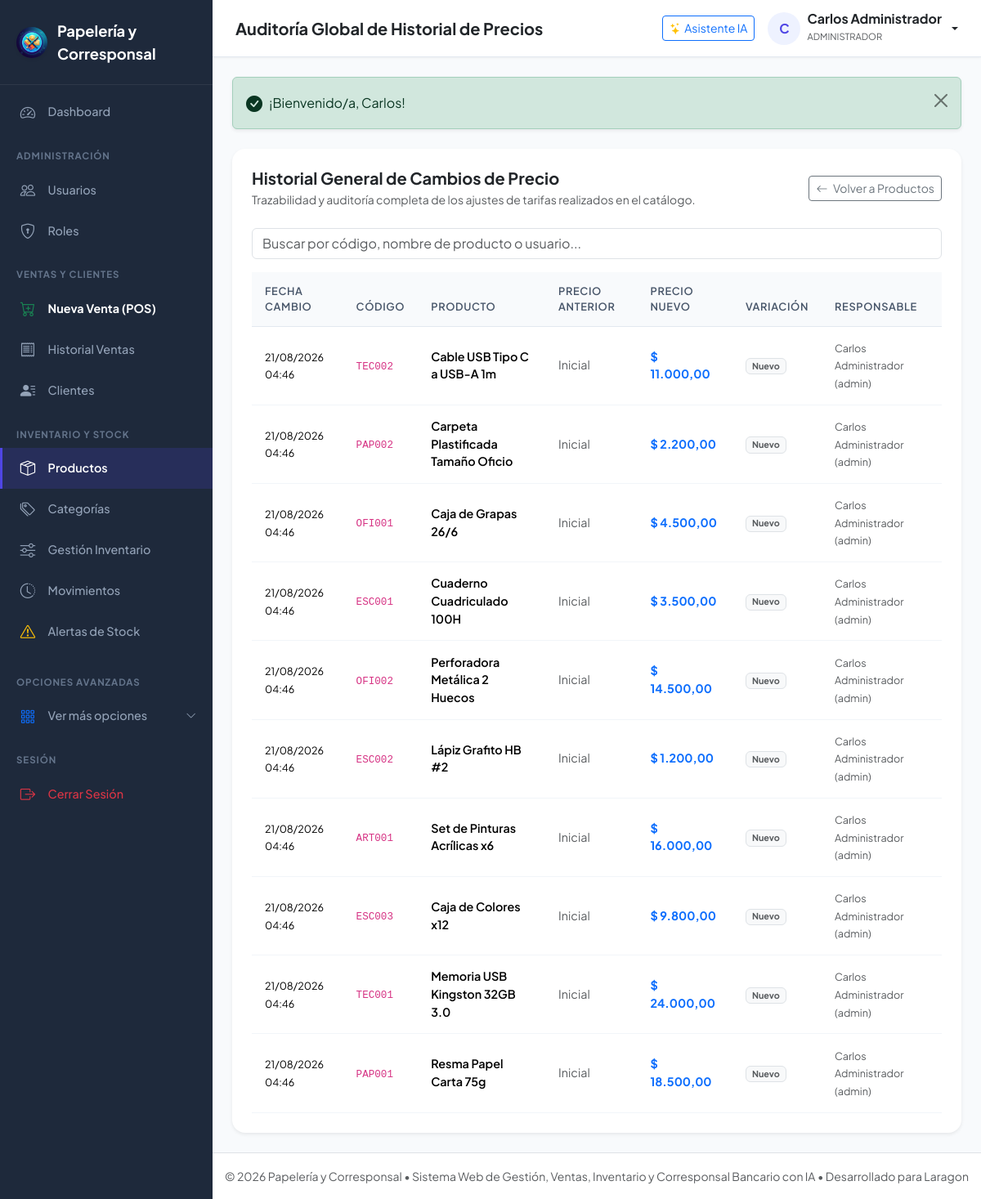
The page /Public/productos/historial-precios (signed in) on the database its author committed.
### tables this page shows
CREATE TABLE IF NOT EXISTS `historial_precio` (
    `id_historial_precio` INT AUTO_INCREMENT PRIMARY KEY,
    `id_producto` INT NOT NULL,
    `id_usuario` INT NOT NULL,
    `precio_anterior` DECIMAL(12,2) NULL,
    `precio_nuevo` DECIMAL(12,2) NOT NULL,
    `fecha_cambio` DATETIME NOT NULL DEFAULT CURRENT_TIMESTAMP,
    CONSTRAINT `fk_historial_producto` FOREIGN KEY (`id_producto`) REFERENCES `producto`(`id_producto`) ON UPDATE CASCADE,
    CONSTRAINT `fk_historial_usuario` FOREIGN KEY (`id_usuario`) REFERENCES `usuario`(`id_usuario`) ON UPDATE CASCADE
);

CREATE TABLE IF NOT EXISTS `producto` (
    `id_producto` INT AUTO_INCREMENT PRIMARY KEY,
    `id_categoria` INT NOT NULL,
    `codigo` VARCHAR(50) NOT NULL UNIQUE,
    `nombre` VARCHAR(150) NOT NULL,
    `descripcion` VARCHAR(255) NULL,
    `precio` DECIMAL(12,2) NOT NULL,
    `stock_actual` INT NOT NULL DEFAULT 0,
    `stock_minimo` INT NOT NULL DEFAULT 0,
    `estado` ENUM('ACTIVO','INACTIVO') NOT NULL DEFAULT 'ACTIVO',
    `fecha_registro` DATETIME NOT NULL DEFAULT CURRENT_TIMESTAMP,
    `fecha_actualizacion` DATETIME NULL,
    CONSTRAINT `fk_producto_categoria` FOREIGN KEY (`id_categoria`) REFERENCES `categoria`(`id_categoria`) ON UPDATE CASCADE
);

CREATE TABLE IF NOT EXISTS `usuario` (
    `id_usuario` INT AUTO_INCREMENT PRIMARY KEY,
    `id_rol` INT NOT NULL,
    `nombre` VARCHAR(100) NOT NULL,
    `apellido` VARCHAR(100) NOT NULL,
    `documento` VARCHAR(30) NOT NULL UNIQUE,
    `telefono` VARCHAR(20) NULL,
    `correo` VARCHAR(150) UNIQUE,
    `nombre_usuario` VARCHAR(50) NOT NULL UNIQUE,
    `contrasena` VARCHAR(255) NOT NULL,
    `estado` ENUM('ACTIVO','INACTIVO') NOT NULL DEFAULT 'ACTIVO',
    `fecha_registro` DATETIME NOT NULL DEFAULT CURRENT_TIMESTAMP,
    `ultimo_acceso` DATETIME NULL,
    CONSTRAINT `fk_usuario_rol` FOREIGN KEY (`id_rol`) REFERENCES `rol`(`id_rol`) ON UPDATE CASCADE
);

### Controllers/HistorialPrecioController.php (called while the page is built, shortened)
<?php
require_once __DIR__ . '/../Models/HistorialPrecio.php';
class HistorialPrecioController {
    private HistorialPrecio $historialPrecioModel;
    public function __construct() {
        $this->historialPrecioModel = new HistorialPrecio();
    }
    public function index(): void {
        $historial = $this->historialPrecioModel->getAll(200);
        require_once VIEWS_PATH . '/Productos/historial_precios.php';
    }
}

### Public/index.php (called while the page is built, shortened)
<?php
require_once __DIR__ . '/../Config/config.php';
Router::resolve();

### Config/config.php (called while the page is built, shortened)
<?php
function env($key, $default = null) {
    $value = getenv($key);
    return $value;
}
function url($path = '') {
    $path = ltrim($path, '/');
    return BASE_URL . ($path ? '/' . $path : '');
}
function formatMoney($amount) {
    return '$ ' . number_format((float)$amount, 2, ',', '.');
}
function sanitize($data) {
    return htmlspecialchars(trim((string)$data), ENT_QUOTES, 'UTF-8');
}

### Config/database.php (called while the page is built, shortened)
<?php
require_once __DIR__ . '/config.php';
class Database {
    private static ?PDO $instance = null;
    public static function getConnection(): PDO {
        if (self::$instance === null) {
            $host = env('DB_HOST', '127.0.0.1');
            $port = env('DB_PORT', '3306');
            $dbName = env('DB_DATABASE', 'papeleria_corresponsal');
            $username = env('DB_USERNAME', 'root');
            $password = env('DB_PASSWORD', '');
            $dsn = "mysql:host={$host};port={$port};dbname={$dbName};charset=utf8mb4";
            $options = [
                PDO::ATTR_ERRMODE            => PDO::ERRMODE_EXCEPTION,
                PDO::ATTR_DEFAULT_FETCH_MODE => PDO::FETCH_ASSOC,
                PDO::ATTR_EMULATE_PREPARES   => false,
                PDO::MYSQL_ATTR_INIT_COMMAND => "SET NAMES utf8mb4 COLLATE utf8mb4_unicode_ci"
            ];
            try {
                self::$instance = new PDO($dsn, $username, $password, $options);
            } catch (PDOException $e) {
                try {
                    $dsnNoDb = "mysql:host={$host};port={$port};charset=utf8mb4";
                    return new PDO($dsnNoDb, $username, $password, $options);
                } catch (PDOException $ex) {
                    die("Error crítico de conexión a la base de datos en Laragon: " . $ex->getMessage());
                }
            }
        }
        return self::$instance;
    }
}

### models/HistorialPrecio.php (called while the page is built, shortened)
<?php
require_once __DIR__ . '/../Config/database.php';
class HistorialPrecio {
    private PDO $db;
    public function __construct() {
        $this->db = Database::getConnection();
    }
    public function getAll(int $limit = 100): array {
        $sql = "SELECT hp.*, p.codigo AS producto_codigo, p.nombre AS producto_nombre,
                       u.nombre_usuario, u.nombre AS usuario_nombre, u.apellido AS usuario_apellido
                FROM historial_precio hp
                JOIN producto p ON hp.id_producto = p.id_producto
                JOIN usuario u ON hp.id_usuario = u.id_usuario
                ORDER BY hp.fecha_cambio DESC
                LIMIT :limit";
        $stmt = $this->db->prepare($sql);
        $stmt->bindValue(':limit', $limit, PDO::PARAM_INT);
        $stmt->execute();
        return $stmt->fetchAll();
    }
}

### Views/Productos/historial_precios.php (the view, shortened to what this page needs)
<?php
require_once VIEWS_PATH . '/Layouts/header.php';
?>
<div class="card shadow-sm border-0 rounded-4 p-4">
    <div class="d-flex flex-column flex-sm-row justify-content-between align-items-sm-center gap-3 mb-4">
        <div>
            <h5 class="fw-bold mb-1">Historial General de Cambios de Precio</h5>
            <p class="text-muted small mb-0">Trazabilidad y auditoría completa de los ajustes de tarifas realizados en el catálogo.</p>
        </div>
        <a href="<?= url('productos') ?>" class="btn btn-outline-secondary btn-sm">
            <i class="bi bi-arrow-left me-1"></i> Volver a Productos
        </a>
    </div>
    <div class="mb-3">
        <input type="text" class="form-control table-search-input" data-table="tabla-historial-precios" placeholder="Buscar por código, nombre de producto o usuario...">
    </div>
    <div class="table-responsive">
        <table class="table table-custom mb-0" id="tabla-historial-precios">
            <thead>
                <tr>
                    <th>Fecha Cambio</th>
                    <th>Código</th>
                    <th>Producto</th>
                    <th>Precio Anterior</th>
                    <th>Precio Nuevo</th>
                    <th>Variación</th>
                    <th>Responsable</th>
                </tr>
            </thead>
            <tbody>
                <?php if (empty($historial)): ?>
                    <tr><td colspan="7" class="text-center text-muted py-4">No hay modificaciones de precios registradas.</td></tr>
                <?php else: ?>
                    <?php foreach ($historial as $h):
                        $diff = ($h['precio_anterior'] !== null) ? ($h['precio_nuevo'] - $h['precio_anterior']) : 0;
                    ?>
                        <tr>
                            <td><small><?= date('d/m/Y H:i', strtotime($h['fecha_cambio'])) ?></small></td>
                            <td><code><?= sanitize($h['producto_codigo']) ?></code></td>
                            <td class="fw-semibold"><?= sanitize($h['producto_nombre']) ?></td>
                            <td><?= $h['precio_anterior'] !== null ? formatMoney($h['precio_anterior']) : '<span class="text-muted">Inicial</span>' ?></td>
                            <td class="fw-bold text-primary"><?= formatMoney($h['precio_nuevo']) ?></td>
                            <td>
                                <?php if ($h['precio_anterior'] === null): ?>
                                    <span class="badge bg-light text-muted border">Nuevo</span>
                                <?php elseif ($diff > 0): ?>
                                    <span class="badge bg-success-subtle text-success border border-success-subtle">+<?= formatMoney($diff) ?></span>
                                <?php elseif ($diff < 0): ?>
                                    <span class="badge bg-danger-subtle text-danger border border-danger-subtle"><?= formatMoney($diff) ?></span>
                                <?php else: ?>
                                    <span class="badge bg-light text-muted">Sin cambio</span>
                                <?php endif; ?>
                            </td>
                            <td><small class="text-muted"><?= sanitize($h['usuario_nombre'] . ' ' . $h['usuario_apellido']) ?> (<?= sanitize($h['nombre_usuario']) ?>)</small></td>
                        </tr>
                    <?php endforeach; ?>
                <?php endif; ?>
            </tbody>
        </table>
    </div>
</div>
<?php require_once VIEWS_PATH . '/Layouts/footer.php'; ?>

### Public/css/style.css (style rules this page uses)
:root { --primary-color: #4f46e5; --primary-hover: #4338ca; --primary-light: #eef2ff; --secondary-color: #0ea5e9; --success-color: #10b981; --warning-color: #f59e0b; --danger-color: #ef4444; --dark-bg: #0f172a; --sidebar-bg: #1e293b; --sidebar-hover: #334155; --sidebar-text: #94a3b8; --sidebar-active: #ffffff; --card-bg: #ffffff; --body-bg: #f8fafc; --border-color: #e2e8f0; --text-main: #1e293b; --text-muted: #64748b; --radius-sm: 8px; --radius-md: 12px; --radius-lg: 16px; --shadow-sm: 0 1px 3px rgba(0,0,0,0.05); --shadow-md: 0 4px 6px -1px rgba(0,0,0,0.07), 0 2px 4px -2px rgba(0,0,0,0.05); --shadow-lg: 0 10px 15px -3px rgba(0,0,0,0.08), 0 4px 6px -4px rgba(0,0,0,0.04); }
body { font-family: 'Plus Jakarta Sans', 'Inter', -apple-system, BlinkMacSystemFont, 'Segoe UI', Roboto, sans-serif; background-color: var(--body-bg); color: var(--text-main); min-height: 100vh; display: flex; flex-direction: column; }
.table-custom { border-collapse: separate; border-spacing: 0; width: 100%; }
.table-custom th { background: #f8fafc; color: #475569; font-size: 0.8rem; text-transform: uppercase; letter-spacing: 0.05em; font-weight: 600; border-bottom: 1px solid var(--border-color); padding: 0.85rem 1rem; }
.table-custom td { padding: 0.95rem 1rem; border-bottom: 1px solid #f1f5f9; vertical-align: middle; font-size: 0.9rem; }

### rows shown on the page
historial_precio: fecha_cambio "21/08/2026 04:46", id_producto.codigo "TEC002", id_producto.nombre "Cable USB Tipo C a USB-A 1m", shows "Inicial", precio_nuevo "$ 11.000,00", shows "Nuevo", id_usuario.apellido "Carlos Administrador", id_usuario.nombre_usuario "admin"
historial_precio: fecha_cambio "21/08/2026 04:46", id_producto.codigo "PAP002", id_producto.nombre "Carpeta Plastificada Tamaño Oficio", shows "Inicial", precio_nuevo "$ 2.200,00", shows "Nuevo", id_usuario.apellido "Carlos Administrador", id_usuario.nombre_usuario "admin"
historial_precio: fecha_cambio "21/08/2026 04:46", id_producto.codigo "OFI001", id_producto.nombre "Caja de Grapas 26/6", shows "Inicial", precio_nuevo "$ 4.500,00", shows "Nuevo", id_usuario.apellido "Carlos Administrador", id_usuario.nombre_usuario "admin"
historial_precio: fecha_cambio "21/08/2026 04:46", id_producto.codigo "ESC001", id_producto.nombre "Cuaderno Cuadriculado 100H", shows "Inicial", precio_nuevo "$ 3.500,00", shows "Nuevo", id_usuario.apellido "Carlos Administrador", id_usuario.nombre_usuario "admin"
historial_precio: fecha_cambio "21/08/2026 04:46", id_producto.codigo "OFI002", id_producto.nombre "Perforadora Metálica 2 Huecos", shows "Inicial", precio_nuevo "$ 14.500,00", shows "Nuevo", id_usuario.apellido "Carlos Administrador", id_usuario.nombre_usuario "admin"
historial_precio: fecha_cambio "21/08/2026 04:46", id_producto.codigo "ESC002", id_producto.nombre "Lápiz Grafito HB #2", shows "Inicial", precio_nuevo "$ 1.200,00", shows "Nuevo", id_usuario.apellido "Carlos Administrador", id_usuario.nombre_usuario "admin"
historial_precio: fecha_cambio "21/08/2026 04:46", id_producto.codigo "ART001", id_producto.nombre "Set de Pinturas Acrílicas x6", shows "Inicial", precio_nuevo "$ 16.000,00", shows "Nuevo", id_usuario.apellido "Carlos Administrador", id_usuario.nombre_usuario "admin"
historial_precio: fecha_cambio "21/08/2026 04:46", id_producto.codigo "ESC003", id_producto.nombre "Caja de Colores x12", shows "Inicial", precio_nuevo "$ 9.800,00", shows "Nuevo", id_usuario.apellido "Carlos Administrador", id_usuario.nombre_usuario "admin"
historial_precio: fecha_cambio "21/08/2026 04:46", id_producto.codigo "TEC001", id_producto.nombre "Memoria USB Kingston 32GB 3.0", shows "Inicial", precio_nuevo "$ 24.000,00", shows "Nuevo", id_usuario.apellido "Carlos Administrador", id_usuario.nombre_usuario "admin"
historial_precio: fecha_cambio "21/08/2026 04:46", id_producto.codigo "PAP001", id_producto.nombre "Resma Papel Carta 75g", shows "Inicial", precio_nuevo "$ 18.500,00", shows "Nuevo", id_usuario.apellido "Carlos Administrador", id_usuario.nombre_usuario "admin"

### other values the page prints
APP_NAME "Papelería y Corresponsal"
$pageTitle "Auditoría Global de Historial de Precios"
substr($_SESSION['user_name'] ?? 'U', 0, 1) "C"
$_SESSION['user_name'] "Carlos Administrador"
$_SESSION['user_role'] "ADMINISTRADOR"
$flash['message'] "¡Bienvenido/a, Carlos!"
